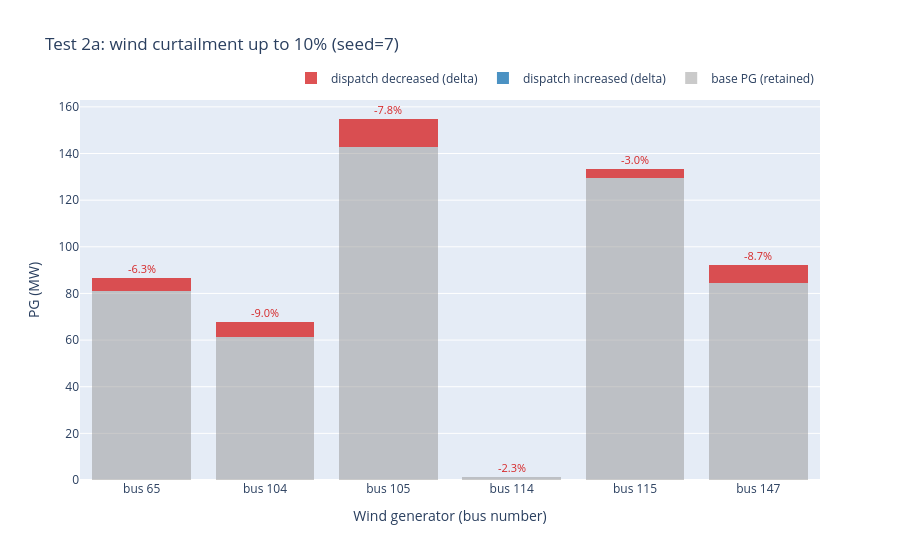

Notebook source saved alongside this figure:
### Code cell
# Test 2a: wind curtailment up to 10% (seed=7)
IL_WIND_IN = M_CASES_DIR / "case_ACTIVSg200_wind10pct.m"
IL_WIND_OUT = M_CASES_DIR / "case_ACTIVSg200_wind10pct_solved.m"

fig_2a = plot_wind_comparison(
    il_case, IL_WIND_IN, title="Test 2a: wind curtailment up to 10% (seed=7)"
)
_ = fig_2a.show()

wind_df, wind_stderr, wind_rc = run_solve_pf_out(IL_WIND_IN, IL_WIND_OUT)
pf_summary("Test 2a: wind curtailment up to 10%", wind_df, wind_rc, wind_stderr)
if wind_rc == 0:
    diff_vs_base("wind curtailment 10%", wind_df, il_df)

### Figure 1 — Plotly figure (JSON) as saved in the notebook; plotly's stock layout.template omitted (floating-point values rounded to 4 significant figures)
{"data": [{"customdata": [[86.5, 81.09, -5.407], [67.6, 61.53, -6.065], [154.8, 142.8, -12.01], [1.4, 1.368, -0.03153], [133.5, 129.5, -4.007], [92.4, 84.33, -8.072]], "hovertemplate": "bus %{x}<br>base = %{customdata[0]:.2f} MW<br>pert = %{customdata[1]:.2f} MW<br>delta = %{customdata[2]:+.2f} MW<extra></extra>", "marker": {"color": "rgba(150,150,150,0.50)", "line": {"width": 0}}, "name": "base PG (retained)", "type": "bar", "x": ["bus 65", "bus 104", "bus 105", "bus 114", "bus 115", "bus 147"], "y": [81.09, 61.53, 142.8, 1.368, 129.5, 84.33]}, {"customdata": [[86.5, -5.407], [67.6, -6.065], [154.8, -12.01], [1.4, -0.03153], [133.5, -4.007], [92.4, -8.072]], "hovertemplate": "bus %{x}<br>delta = +%{customdata[1]:.2f} MW<br>base = %{customdata[0]:.2f} MW<extra></extra>", "marker": {"color": "rgba(31,119,180,0.80)", "line": {"width": 0}}, "name": "dispatch increased (delta)", "type": "bar", "x": ["bus 65", "bus 104", "bus 105", "bus 114", "bus 115", "bus 147"], "y": [0.0, 0.0, 0.0, 0.0, 0.0, 0.0]}, {"customdata": [[86.5, -5.407], [67.6, -6.065], [154.8, -12.01], [1.4, -0.03153], [133.5, -4.007], [92.4, -8.072]], "hovertemplate": "bus %{x}<br>delta = %{customdata[1]:.2f} MW<br>base = %{customdata[0]:.2f} MW<extra></extra>", "marker": {"color": "rgba(214,39,40,0.80)", "line": {"width": 0}}, "name": "dispatch decreased (delta)", "type": "bar", "x": ["bus 65", "bus 104", "bus 105", "bus 114", "bus 115", "bus 147"], "y": [5.407, 6.065, 12.01, 0.03153, 4.007, 8.072]}], "layout": {"annotations": [{"font": {"color": "rgba(214,39,40,1)", "size": 11}, "showarrow": false, "text": "-6.3%", "x": "bus 65", "y": 86.5, "yanchor": "bottom"}, {"font": {"color": "rgba(214,39,40,1)", "size": 11}, "showarrow": false, "text": "-9.0%", "x": "bus 104", "y": 67.6, "yanchor": "bottom"}, {"font": {"color": "rgba(214,39,40,1)", "size": 11}, "showarrow": false, "text": "-7.8%", "x": "bus 105", "y": 154.8, "yanchor": "bottom"}, {"font": {"color": "rgba(214,39,40,1)", "size": 11}, "showarrow": false, "text": "-2.3%", "x": "bus 114", "y": 1.4, "yanchor": "bottom"}, {"font": {"color": "rgba(214,39,40,1)", "size": 11}, "showarrow": false, "text": "-3.0%", "x": "bus 115", "y": 133.5, "yanchor": "bottom"}, {"font": {"color": "rgba(214,39,40,1)", "size": 11}, "showarrow": false, "text": "-8.7%", "x": "bus 147", "y": 92.4, "yanchor": "bottom"}], "barmode": "stack", "legend": {"orientation": "h", "x": 1, "xanchor": "right", "y": 1.02, "yanchor": "bottom"}, "title": {"text": "Test 2a: wind curtailment up to 10% (seed=7)"}, "xaxis": {"title": {"text": "Wind generator (bus number)"}}, "yaxis": {"title": {"text": "PG (MW)"}}}}
